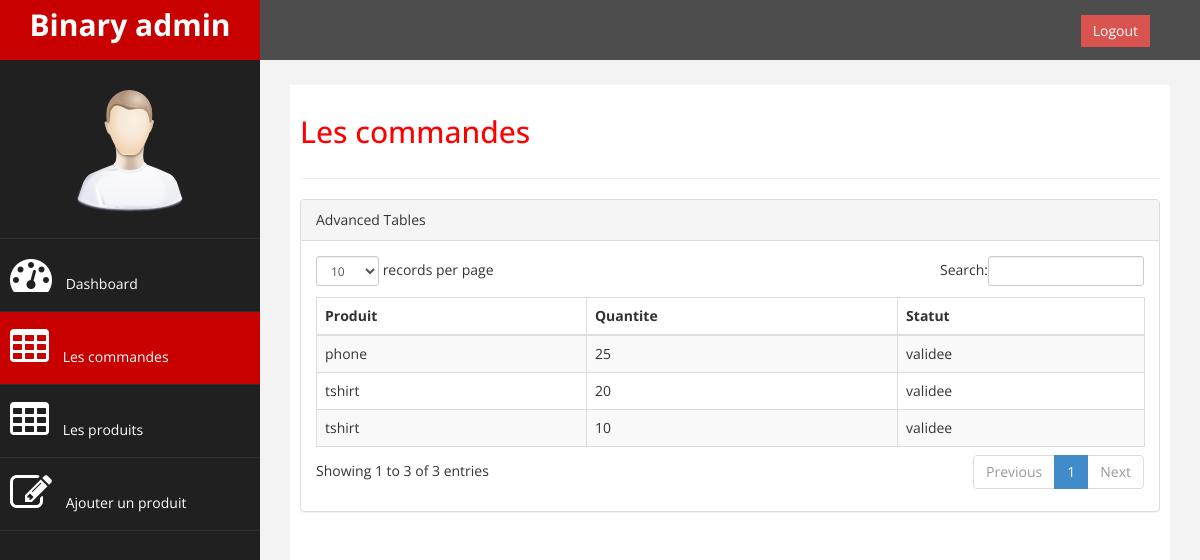
The page /web_project/admin/command.php (signed in) on the database its author committed.
### tables this page shows
CREATE TABLE `command` (
  `idc` int(11) NOT NULL,
  `idp` int(11) NOT NULL,
  `orderDate` timestamp NOT NULL DEFAULT current_timestamp(),
  `quantity` int(11) NOT NULL,
  `isSaled` int(11) NOT NULL
);

CREATE TABLE `product` (
  `id` int(11) NOT NULL,
  `title` varchar(50) NOT NULL,
  `description` varchar(200) NOT NULL,
  `price` float NOT NULL,
  `imageLocation` varchar(200) DEFAULT NULL,
  `quantityInStore` int(11) DEFAULT 0,
  `category` varchar(50) DEFAULT NULL
);

### web_project/admin/command.php (the view, shortened to what this page needs)
<?php
    require('../connection.php');
?>
<!DOCTYPE html>
<html xmlns="http://www.w3.org/1999/xhtml">
<head>
    <link href="assets/css/bootstrap.css" rel="stylesheet" />
    <link href="assets/css/font-awesome.css" rel="stylesheet" />
    <link href="assets/css/custom.css" rel="stylesheet" />
    <link href="assets/js/dataTables/dataTables.bootstrap.css" rel="stylesheet" />
</head>
<body>
    <div id="wrapper">
        <nav class="navbar navbar-default navbar-cls-top " role="navigation" style="margin-bottom: 0">
            <div class="navbar-header">
                <a class="navbar-brand" href="index.php">Binary admin</a>
            </div>
  <div style="color: white;
padding: 15px 50px 5px 50px;
float: right;
font-size: 16px;"><a href="../logout.php" class="btn btn-danger square-btn-adjust">Logout</a> </div>
        </nav>
        <nav class="navbar-default navbar-side" role="navigation">
            <div class="sidebar-collapse">
                <ul class="nav" id="main-menu">
                    <li class="text-center">
                        <img src="assets/img/find_user.png" class="user-image img-responsive" />
                    </li>
                    <li>
                        <a href="index.php"><i class="fa fa-dashboard fa-3x"></i> Dashboard</a>
                    </li>
                    <li>
                        <a class="active-menu" href="command.php"><i class="fa fa-table fa-3x"></i> Les commandes</a>
                    </li>
                    <li>
                        <a href="products.php"><i class="fa fa-table fa-3x"></i> Les produits</a>
                    </li>
                    <li>
                        <a href="form.php"><i class="fa fa-edit fa-3x"></i> Ajouter un produit </a>
                    </li>
                </ul>
            </div>
        </nav>
        <div id="page-wrapper" >
            <div id="page-inner">
                <div class="row">
                    <div class="col-md-12">
                     <h2>Les commandes</h2>
                    </div>
                </div>
                 <hr />
            <div class="row">
                <div class="col-md-12">
                    <div class="panel panel-default">
                        <div class="panel-heading">
                             Advanced Tables
                        </div>
                        <div class="panel-body">
                            <div class="table-responsive">
                                <table class="table table-striped table-bordered table-hover" id="dataTables-example">
                                    <thead>
                                        <tr>
                                            <th>Produit</th>
                                            <th>Quantite</th>
                                            <th>Statut</th>
                                        </tr>
                                    </thead>
                                    <tbody>
                                        <?php
                                            $sql = "SELECT c.quantity, p.title, c.isSaled FROM command as c, product as p where id=idp";
                                            $result = $conn->query($sql);
                                            while ($row = $result->fetch_assoc()) {
                                                    echo '<tr class="odd gradeX">
                                                    <td>'.$row['title'].'</td>
                                                    <td>'.$row['quantity'].'</td>';
                                                if ($row['isSaled'] == 1) {
                                                    echo '<td>validee   </td>
                                                    </tr>';
                                                }
                                            }
                                        ?>
                                    </tbody>
                                </table>
                            </div>
                        </div>
                    </div>
                </div>
            </div>
        </div>
    </div>
            </div>
</body>
</html>

### web_project/admin/assets/css/custom.css (style rules this page uses)
body { font-family: 'Open Sans', sans-serif; }
#wrapper { width: 100%; background:#202020; }
#page-wrapper { padding: 15px 15px; min-height: 600px; background:#F3F3F3; }
#page-inner { width:100%; margin:10px 20px 10px 0px; background-color:#fff!important; padding:10px; min-height:1200px; }
.text-center { text-align:center; }
h2 { color: #f00; }
.square-btn-adjust { border: 0px solid transparent; -webkit-border-radius: 0px; -moz-border-radius: 0px; border-radius: 0px; }
.user-image { margin: 25px auto; -webkit-border-radius: 10px; -moz-border-radius: 10px; border-radius: 10px; max-height:170px; max-width:170px; }
.navbar-cls-top .navbar-brand { color: #fff; background: #C90000; width: 260px; text-align: center; height: 60px; font-size: 30px; font-weight: 700; }
.active-menu { background-color:#C90000!important; }
.sidebar-collapse , .sidebar-collapse .nav { background:none; }
.sidebar-collapse .nav { padding:0; }
.sidebar-collapse .nav > li > a { color:#fff; background:#202020; text-shadow:none; }
.sidebar-collapse > .nav > li > a { padding:15px 10px; }
.sidebar-collapse > .nav > li { border-bottom: 1px solid rgba(107, 108, 109, 0.19); }
.navbar-side { border:none; background-color: #202020; }
.navbar-cls-top { background:#4D4D4D; border-bottom:none; }
.navbar-default { border:0px solid black; }
.navbar-header { background: #A70303; }
.nav > li > a > i { margin-right:10px; }
@media (min-width:768px) { #page-wrapper { margin: 0 0 0 260px; padding: 15px 30px; min-height: 1200px; } }
@media (min-width:768px) { .navbar-side { z-index: 1; position: absolute; width: 260px; } }
@media (min-width:768px) { .navbar { border-radius: 0px; } }

### rows shown on the page
command: idp.title "tshirt", quantity "20", isSaled "validee"
command: idp.title "tshirt", quantity "10", isSaled "validee"
command: idp.title "phone", quantity "25", isSaled "validee"
